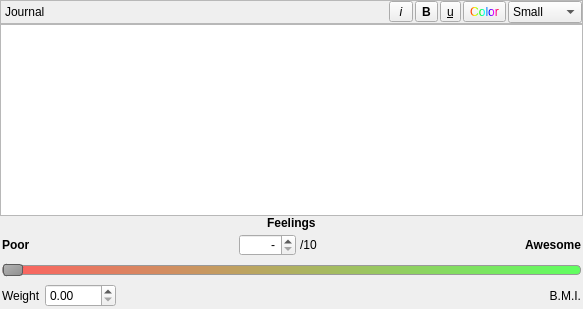
       <widget class="QWidget" name="notes">
        <attribute name="title">
         <string>Notes</string>
        </attribute>
        <layout class="QVBoxLayout" name="verticalLayout_4">
         <property name="spacing">
          <number>0</number>
         </property>
         <property name="leftMargin">
          <number>0</number>
         </property>
         <property name="topMargin">
          <number>0</number>
         </property>
         <property name="rightMargin">
          <number>0</number>
         </property>
         <property name="bottomMargin">
          <number>0</number>
         </property>
         <item>
          <widget class="QFrame" name="frame_3">
           <property name="styleSheet">
            <string notr="true"/>
           </property>
           <property name="frameShape">
            <enum>QFrame::StyledPanel</enum>
           </property>
           <property name="frameShadow">
            <enum>QFrame::Raised</enum>
           </property>
           <layout class="QHBoxLayout" name="horizontalLayout_3">
            <property name="spacing">
             <number>2</number>
            </property>
            <property name="leftMargin">
             <number>4</number>
            </property>
            <property name="topMargin">
             <number>0</number>
            </property>
            <property name="rightMargin">
             <number>0</number>
            </property>
            <property name="bottomMargin">
             <number>0</number>
            </property>
            <item>
             <widget class="QLabel" name="label_5">
              <property name="sizePolicy">
               <sizepolicy hsizetype="Fixed" vsizetype="Preferred">
                <horstretch>0</horstretch>
                <verstretch>0</verstretch>
               </sizepolicy>
              </property>
              <property name="text">
               <string>Journal</string>
              </property>
             </widget>
            </item>
            <item>
             <spacer name="horizontalSpacer">
              <property name="orientation">
               <enum>Qt::Horizontal</enum>
              </property>
              <property name="sizeType">
               <enum>QSizePolicy::Maximum</enum>
              </property>
              <property name="sizeHint" stdset="0">
               <size>
                <width>342</width>
                <height>20</height>
               </size>
              </property>
             </spacer>
            </item>
            <item>
             <widget class="QToolButton" name="JournalNotesItalic">
              <property name="font">
               <font>
                <italic>true</italic>
               </font>
              </property>
              <property name="text">
               <string> i </string>
              </property>
             </widget>
            </item>
            <item>
             <widget class="QToolButton" name="JournalNotesBold">
              <property name="font">
               <font>
                <bold>true</bold>
               </font>
              </property>
              <property name="text">
               <string>B</string>
              </property>
             </widget>
            </item>
            <item>
             <widget class="QToolButton" name="JournalNotesUnderline">
              <property name="font">
               <font>
                <underline>true</underline>
               </font>
              </property>
              <property name="text">
               <string>u</string>
              </property>
             </widget>
            </item>
            <item>
             <widget class="QToolButton" name="JournalNotesColour">
              <property name="styleSheet">
               <string notr="true">color: qlineargradient(spread:pad, x1:0, y1:0, x2:1, y2:0, stop:0 rgba(255, 0, 0, 255), stop:0.166 rgba(255, 255, 0, 255), stop:0.333 rgba(0, 255, 0, 255), stop:0.5 rgba(0, 255, 255, 255), stop:0.666 rgba(0, 0, 255, 255), stop:0.833 rgba(255, 0, 255, 255), stop:1 rgba(255, 0, 0, 255))</string>
              </property>
              <property name="text">
               <string>Color</string>
              </property>
              <property name="shortcut">
               <string notr="true"/>
              </property>
             </widget>
            </item>
            <item>
             <widget class="QComboBox" name="JournalNotesFontsize">
              <property name="sizePolicy">
               <sizepolicy hsizetype="MinimumExpanding" vsizetype="Fixed">
                <horstretch>0</horstretch>
                <verstretch>0</verstretch>
               </sizepolicy>
              </property>
              <property name="maximumSize">
               <size>
                <width>85</width>
                <height>16777215</height>
               </size>
              </property>
              <property name="currentText">
               <string>Small</string>
              </property>
              <property name="maxVisibleItems">
               <number>3</number>
              </property>
              <property name="sizeAdjustPolicy">
               <enum>QComboBox::AdjustToContents</enum>
              </property>
              <item>
               <property name="text">
                <string>Small</string>
               </property>
              </item>
              <item>
               <property name="text">
                <string>Medium</string>
               </property>
              </item>
              <item>
               <property name="text">
                <string>Big</string>
               </property>
              </item>
             </widget>
            </item>
           </layout>
          </widget>
         </item>
         <item>
          <widget class="QTextEdit" name="JournalNotes">
           <property name="sizePolicy">
            <sizepolicy hsizetype="Expanding" vsizetype="Expanding">
             <horstretch>0</horstretch>
             <verstretch>0</verstretch>
            </sizepolicy>
           </property>
          </widget>
         </item>
         <item>
          <widget class="QWidget" name="widget" native="true">
           <layout class="QFormLayout" name="formLayout">
            <property name="fieldGrowthPolicy">
             <enum>QFormLayout::AllNonFixedFieldsGrow</enum>
            </property>
            <property name="horizontalSpacing">
             <number>4</number>
            </property>
            <property name="verticalSpacing">
             <number>4</number>
            </property>
            <property name="leftMargin">
             <number>2</number>
            </property>
            <property name="topMargin">
             <number>0</number>
            </property>
            <property name="rightMargin">
             <number>2</number>
            </property>
            <property name="bottomMargin">
             <number>2</number>
            </property>
            <item row="0" column="0" colspan="2">
             <layout class="QVBoxLayout" name="bioMetrics">
              <item alignment="Qt::AlignHCenter">
               <widget class="QLabel" name="label_1">
                <property name="sizePolicy">
                 <sizepolicy hsizetype="Fixed" vsizetype="Preferred">
                  <horstretch>0</horstretch>
                  <verstretch>0</verstretch>
                 </sizepolicy>
                </property>
                <property name="font">
                 <font>
                  <bold>true</bold>
                 </font>
                </property>
                <property name="toolTip">
                 <string>Feelings have a range 1-10 or 1-100. clicking on the range change the range.</string>
                </property>
                <property name="text">
                 <string>Feelings</string>
                </property>
               </widget>
              </item>
              <item>
               <layout class="QHBoxLayout" name="horizontalLayout_4">
                <item alignment="Qt::AlignLeft">
                 <widget class="QLabel" name="poor">
                  <property name="sizePolicy">
                   <sizepolicy hsizetype="Fixed" vsizetype="Preferred">
                    <horstretch>0</horstretch>
                    <verstretch>0</verstretch>
                   </sizepolicy>
                  </property>
                  <property name="font">
                   <font>
                    <bold>true</bold>
                   </font>
                  </property>
                  <property name="text">
                   <string>Poor</string>
                  </property>
                 </widget>
                </item>
                <item>
                 <spacer name="horizontalSpacer_4">
                  <property name="orientation">
                   <enum>Qt::Horizontal</enum>
                  </property>
                  <property name="sizeHint" stdset="0">
                   <size>
                    <width>40</width>
                    <height>20</height>
                   </size>
                  </property>
                 </spacer>
                </item>
                <item alignment="Qt::AlignRight">
                 <widget class="QDoubleSpinBox" name="ZombieSpinBox">
                <property name="toolTip">
                 <string>Feelings have a range 1-10 or 1-100. A dash "-" indicates no value has been selected</string>
                </property>
                  <property name="sizePolicy">
                   <sizepolicy hsizetype="MinimumExpanding" vsizetype="Fixed">
                    <horstretch>0</horstretch>
                    <verstretch>0</verstretch>
                   </sizepolicy>
                  </property>
                  <property name="styleSheet">
                   <string notr="true">QPushButton {
    text-align: left;
    padding: 0px;
    margin: 0px;
}</string>
                  </property>
                  <property name="alignment">
                   <set>Qt::AlignRight|Qt::AlignTrailing|Qt::AlignVCenter</set>
                  </property>
                  <property name="specialValueText">
                   <string>-</string>
                  </property>
                  <property name="prefix">
                   <string notr="true"/>
                  </property>
                  <property name="suffix">
                   <string notr="true"/>
                  </property>
                 </widget>
                </item>
                <item alignment="Qt::AlignLeft">
                 <widget class="QPushButton" name="Units10_100">
                <property name="toolTip">
                 <string>Feelings have a range 1-10 or 1-100. clicking on the range change the range.</string>
                </property>
                  <property name="sizePolicy">
                   <sizepolicy hsizetype="MinimumExpanding" vsizetype="Fixed">
                    <horstretch>0</horstretch>
                    <verstretch>0</verstretch>
                   </sizepolicy>
                  </property>
                  <property name="styleSheet">
                   <string notr="true">QPushButton {
    text-align: left;
    padding: 0px;
    margin: 0px;
    border: none;
}</string>
                  </property>
                  <property name="text">
                   <string>/10</string>
                  </property>
                 </widget>
                </item>
                <item>
                 <spacer name="horizontalSpacer_3">
                  <property name="orientation">
                   <enum>Qt::Horizontal</enum>
                  </property>
                  <property name="sizeHint" stdset="0">
                   <size>
                    <width>40</width>
                    <height>20</height>
                   </size>
                  </property>
                 </spacer>
                </item>
                <item alignment="Qt::AlignRight">
                 <widget class="QLabel" name="awesome">
                  <property name="sizePolicy">
                   <sizepolicy hsizetype="Preferred" vsizetype="Preferred">
                    <horstretch>0</horstretch>
                    <verstretch>0</verstretch>
                   </sizepolicy>
                  </property>
                  <property name="font">
                   <font>
                    <bold>true</bold>
                   </font>
                  </property>
                  <property name="text">
                   <string>Awesome</string>
                  </property>
                  <property name="alignment">
                   <set>Qt::AlignRight|Qt::AlignTrailing|Qt::AlignVCenter</set>
                  </property>
                 </widget>
                </item>
               </layout>
              </item>
              <item>
               <widget class="QSlider" name="ZombieSlider">
                <property name="toolTip">
                 <string>Feelings have a range 1-10 or 1-100. clicking on the range change the range.</string>
                </property>
                <property name="styleSheet">
                 <string notr="true">QSlider::groove:horizontal  {
    border: 1px solid #999999;
    border-radius: 4px;
    height: 8px; /* the groove expands to the size of the slider by default. by giving it a height, it has a fixed size */
    background: qlineargradient(x1:0, y1:0, x2:1, y2:0, stop:0 #ff6060, stop:1 #60ff60);
    margin: 2px 0; 
  
}

QSlider::handle:horizontal  {
    background: qlineargradient(x1:0, y1:0, x2:1, y2:1, stop:0 #b4b4b4, stop:1 #8f8f8f);
    border: 1px solid #5c5c5c;
    width: 18px;
    margin: -2px 0; /* handle is placed by default on the contents rect of the groove. Expand outside the groove */
    border-radius: 3px;
}
</string>
                </property>
                <property name="maximum">
                 <number>100</number>
                </property>
                <property name="singleStep">
                 <number>10</number>
                </property>
                <property name="pageStep">
                 <number>10</number>
                </property>
                <property name="value">
                 <number>0</number>
                </property>
                <property name="tracking">
                 <bool>true</bool>
                </property>
                <property name="orientation">
                 <enum>Qt::Horizontal</enum>
                </property>
                <property name="tickPosition">
                 <enum>QSlider::TicksAbove</enum>
                </property>
                <property name="tickInterval">
                 <number>10</number>
                </property>
               </widget>
              </item>
              <item>
               <layout class="QHBoxLayout" name="horizontalLayout_7">
                <item alignment="Qt::AlignLeft">
                 <widget class="QLabel" name="WeightLabel">
                  <property name="sizePolicy">
                   <sizepolicy hsizetype="Preferred" vsizetype="Preferred">
                    <horstretch>0</horstretch>
                    <verstretch>0</verstretch>
                   </sizepolicy>
                  </property>
                  <property name="toolTip">
                   <string>If height is greater than zero in Preferences Dialog, setting weight here will show Body Mass Index (BMI) value</string>
                  </property>
                  <property name="text">
                   <string>Weight</string>
                  </property>
                 </widget>
                </item>
                <item alignment="Qt::AlignLeft">
                 <widget class="QDoubleSpinBox" name="weightSpinBox">
                  <property name="toolTip">
                   <string>If height is greater than zero in Preferences Dialog, setting weight here will show Body Mass Index (BMI) value</string>
                  </property>
                  <property name="maximum">
                   <double>1499.000000000000000</double>
                  </property>
                 </widget>
                </item>
                <item>
                 <spacer name="horizontalSpacer_2">
                  <property name="orientation">
                   <enum>Qt::Horizontal</enum>
                  </property>
                  <property name="sizeHint" stdset="0">
                   <size>
                    <width>40</width>
                    <height>20</height>
                   </size>
                  </property>
                 </spacer>
                </item>
                <item alignment="Qt::AlignRight">
                 <widget class="QLabel" name="BMIlabel">
                  <property name="sizePolicy">
                   <sizepolicy hsizetype="Preferred" vsizetype="Preferred">
                    <horstretch>0</horstretch>
                    <verstretch>0</verstretch>
                   </sizepolicy>
                  </property>
                  <property name="styleSheet">
                   <string notr="true">QLabel {
    text-align: right;
}</string>
                  </property>
                  <property name="text">
                   <string>B.M.I.</string>
                  </property>
                  <property name="alignment">
                   <set>Qt::AlignRight|Qt::AlignTrailing|Qt::AlignVCenter</set>
                  </property>
                 </widget>
                </item>
               </layout>
              </item>
             </layout>
            </item>
           </layout>
          </widget>
         </item>
        </layout>
       </widget>
